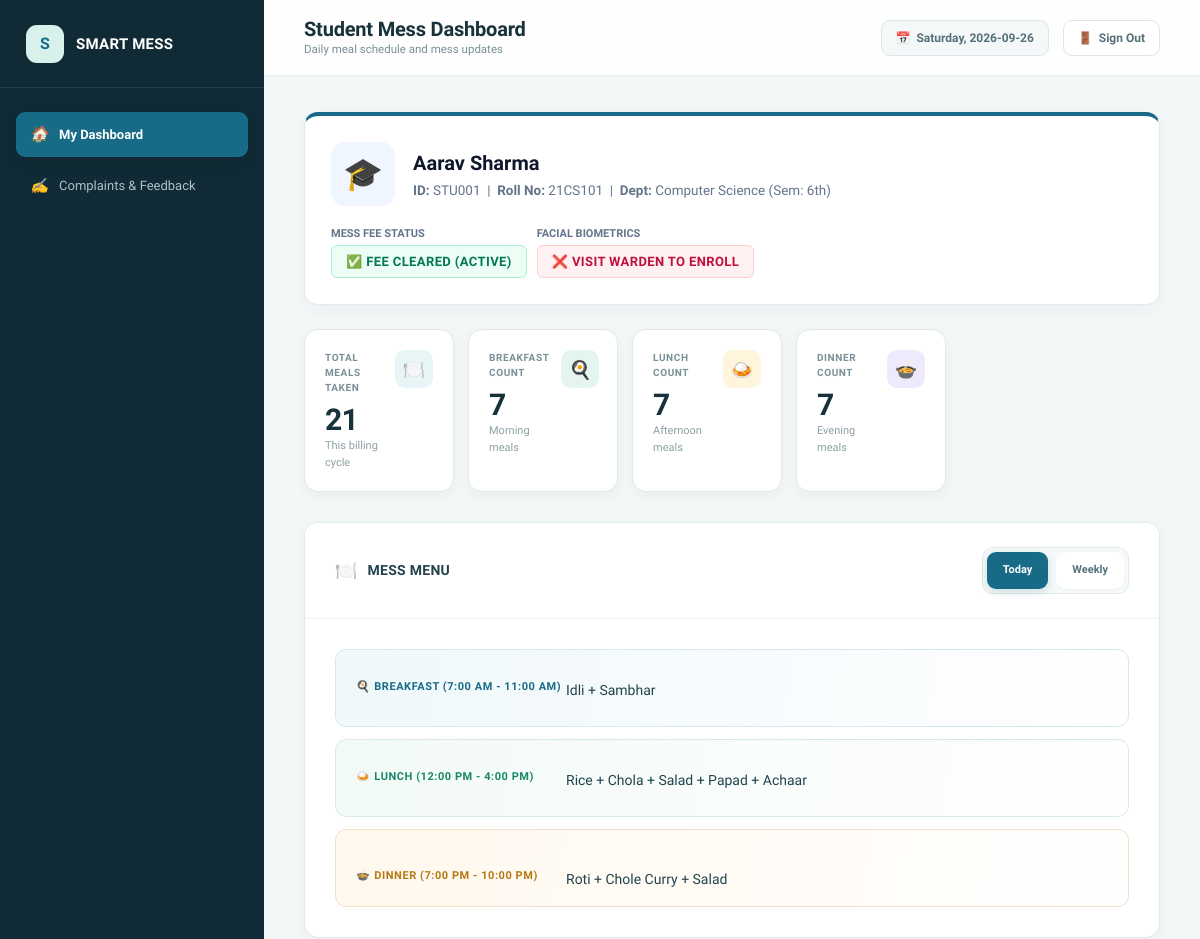
Page /student/dashboard (signed in, upper part) on the earlier database version.
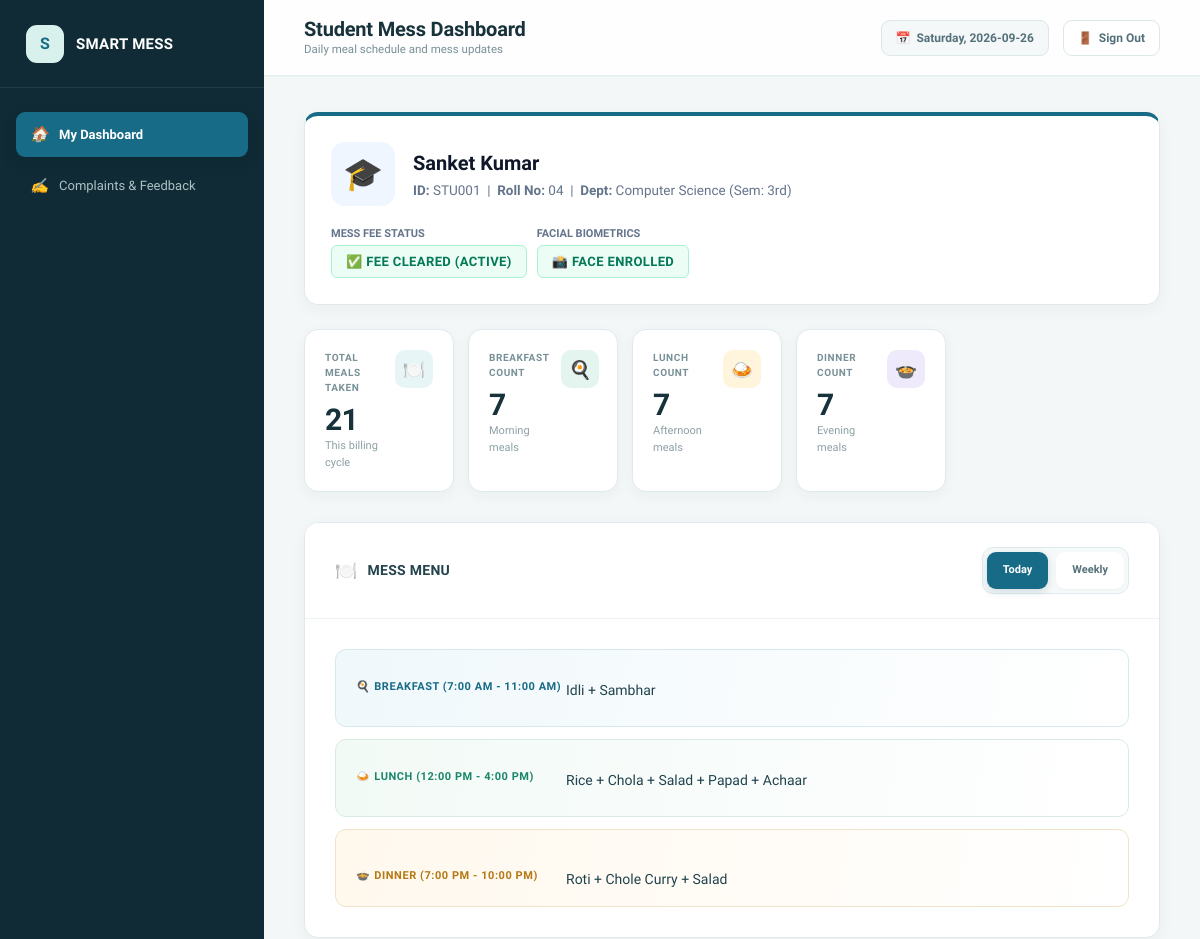
Same page on the later database version.
### tables this page shows
CREATE TABLE students (
        id INTEGER PRIMARY KEY AUTOINCREMENT,
        student_id TEXT UNIQUE NOT NULL,
        full_name TEXT NOT NULL,
        roll_number TEXT UNIQUE NOT NULL,
        branch TEXT NOT NULL,
        semester TEXT NOT NULL,
        mobile_number TEXT NOT NULL,
        password_hash TEXT NOT NULL,
        payment_status TEXT DEFAULT 'Unpaid',
        face_registered INTEGER DEFAULT 0,
        face_image_path TEXT,
        registration_date TEXT NOT NULL
    );

### app.py (the view, shortened to what this page needs)
@app.route("/student/dashboard")
@student_required
def student_dashboard():
    student_id = session.get("student_id")
    current_day = datetime.now().strftime("%A")
    menu_view = request.args.get("menu_view", "today")
    conn = get_db_connection()
    cursor = conn.cursor()
    cursor.execute("""
    SELECT student_id, full_name, roll_number, branch, semester, mobile_number, payment_status, face_registered, registration_date
    FROM students
    WHERE student_id = ?
    """, (student_id,))
    student = cursor.fetchone()
    days = ["Monday", "Tuesday", "Wednesday", "Thursday", "Friday", "Saturday", "Sunday"]
    weekly_menu = {}
    for day in days:
        cursor.execute("SELECT meal_type, items, special_notes, availability_status FROM menu WHERE day_of_week = ?", (day,))
        day_rows = cursor.fetchall()
        weekly_menu[day] = {row["meal_type"]: {"items": row["items"], "special_notes": row["special_notes"], "availability_status": row["availability_status"]} for row in day_rows}
    cursor.execute("SELECT meal_type, items, special_notes, availability_status FROM menu WHERE day_of_week = ?", (current_day,))
    menu_rows = cursor.fetchall()
    today_menu = {row["meal_type"]: {"items": row["items"], "special_notes": row["special_notes"], "availability_status": row["availability_status"]} for row in menu_rows}
    cursor.execute("SELECT COUNT(*) FROM attendance WHERE student_id = ?", (student_id,))
    total_meals = cursor.fetchone()[0]
    cursor.execute("SELECT COUNT(*) FROM attendance WHERE student_id = ? AND meal = 'Breakfast'", (student_id,))
    breakfast_count = cursor.fetchone()[0]
    cursor.execute("SELECT COUNT(*) FROM attendance WHERE student_id = ? AND meal = 'Lunch'", (student_id,))
    lunch_count = cursor.fetchone()[0]
    cursor.execute("SELECT COUNT(*) FROM attendance WHERE student_id = ? AND meal = 'Dinner'", (student_id,))
    dinner_count = cursor.fetchone()[0]
    cursor.execute("""
    SELECT id, date, time, meal, status, marked_by
    FROM attendance
    WHERE student_id = ?
    ORDER BY date DESC, time DESC
    LIMIT 6
    """, (student_id,))
    recent_logs = cursor.fetchall()
    cursor.execute("SELECT id, title, content, priority, created_by, created_at FROM notices ORDER BY id DESC LIMIT 5")
    notices = cursor.fetchall()
    cursor.execute("""
    SELECT complaint_id, category, title, status, admin_response, created_at
    FROM complaints
    WHERE student_id = ?
    ORDER BY id DESC LIMIT 3
    """, (student_id,))
    my_complaints = cursor.fetchall()
    now_str = datetime.now().strftime("%Y-%m-%dT%H:%M")
    cursor.execute("""
    SELECT * FROM polls WHERE start_time <= ? AND end_time >= ? ORDER BY id DESC
    """, (now_str, now_str))
    active_poll_rows = cursor.fetchall()
    active_polls = []
    conn.close()
    return render_template(
        "student/dashboard.html",
        student=student,
        today_menu=today_menu,
        weekly_menu=weekly_menu,
        days=days,
        menu_view=menu_view,
        current_day=current_day,
        total_meals=total_meals,
        breakfast_count=breakfast_count,
        lunch_count=lunch_count,
        dinner_count=dinner_count,
        recent_attendance=recent_logs,
        recent_logs=recent_logs,
        notices=notices,
        my_complaints=my_complaints,
        active_polls=active_polls
    )

### app.py (called while the page is built)
def student_required(f):
    @wraps(f)
    def decorated_function(*args, **kwargs):
        if "user_role" not in session or session["user_role"] != "student":
            flash("Please log in with your Student ID to access the student portal.", "warning")
            return redirect(url_for("login"))
        return f(*args, **kwargs)
    return decorated_function

@app.context_processor
def inject_global_vars():
    now = datetime.now()
    return {
        "current_year": now.year,
        "current_date": now.strftime("%Y-%m-%d"),
        "current_day": now.strftime("%A"),
        "user_role": session.get("user_role"),
        "user_name": session.get("user_name"),
        "user_id": session.get("user_id"),
        "student_id": session.get("student_id")
    }

### database.py (called while the page is built)
def get_db_connection():
    conn = sqlite3.connect(DB_PATH)
    conn.row_factory = sqlite3.Row
    conn.execute("PRAGMA foreign_keys = ON;")
    return conn

### templates/student/dashboard.html (shortened to what the changed rows need)
{% extends "base.html" %}
{% block page_title %}Student Mess Dashboard{% endblock %}
{% block content %}
<div class="card" style="border-top: 4px solid var(--primary);">
  <div class="card-body">
    <div style="display: flex; align-items: center; justify-content: space-between; flex-wrap: wrap; gap: 20px;">
      <div style="display: flex; align-items: center; gap: 18px;">
        <div>
          <h3 style="font-size: 20px; font-weight: 800; color: #0f172a;">{{ student['full_name'] }}</h3>
          <div style="font-size: 13.5px; color: #64748b; margin-top: 2px;">
            <strong>ID:</strong> {{ student['student_id'] }} &nbsp;|&nbsp;
            <strong>Roll No:</strong> {{ student['roll_number'] }} &nbsp;|&nbsp;
            <strong>Dept:</strong> {{ student['branch'] }} (Sem: {{ student['semester'] }})
          </div>
        </div>
      </div>
      <div style="display: flex; gap: 10px; align-items: center;">
        <div>
          <div style="font-size: 11px; color: #64748b; font-weight: 700; text-transform: uppercase;">Facial Biometrics</div>
          {% if student['face_registered'] == 1 %}
            <span class="badge badge-paid" style="font-size: 13px; padding: 6px 14px; margin-top: 2px;">
              📸 Face Enrolled
            </span>
          {% else %}
            <span class="badge badge-unpaid" style="font-size: 13px; padding: 6px 14px; margin-top: 2px;">
              ❌ Visit Warden to Enroll
            </span>
          {% endif %}
        </div>
      </div>
    </div>
  </div>
</div>
{% endblock %}

Differences in the rows shown:
changed students "STU001": full_name "Aarav Sharma" → "Sanket Kumar"; roll_number "21CS101" → "04"; semester "6th" → "3rd"; face_registered 0 → 1 (drawn)
Other differences:
text no longer shown: "❌ VISIT WARDEN TO ENROLL"
text now shown: "📸 FACE ENROLLED"
